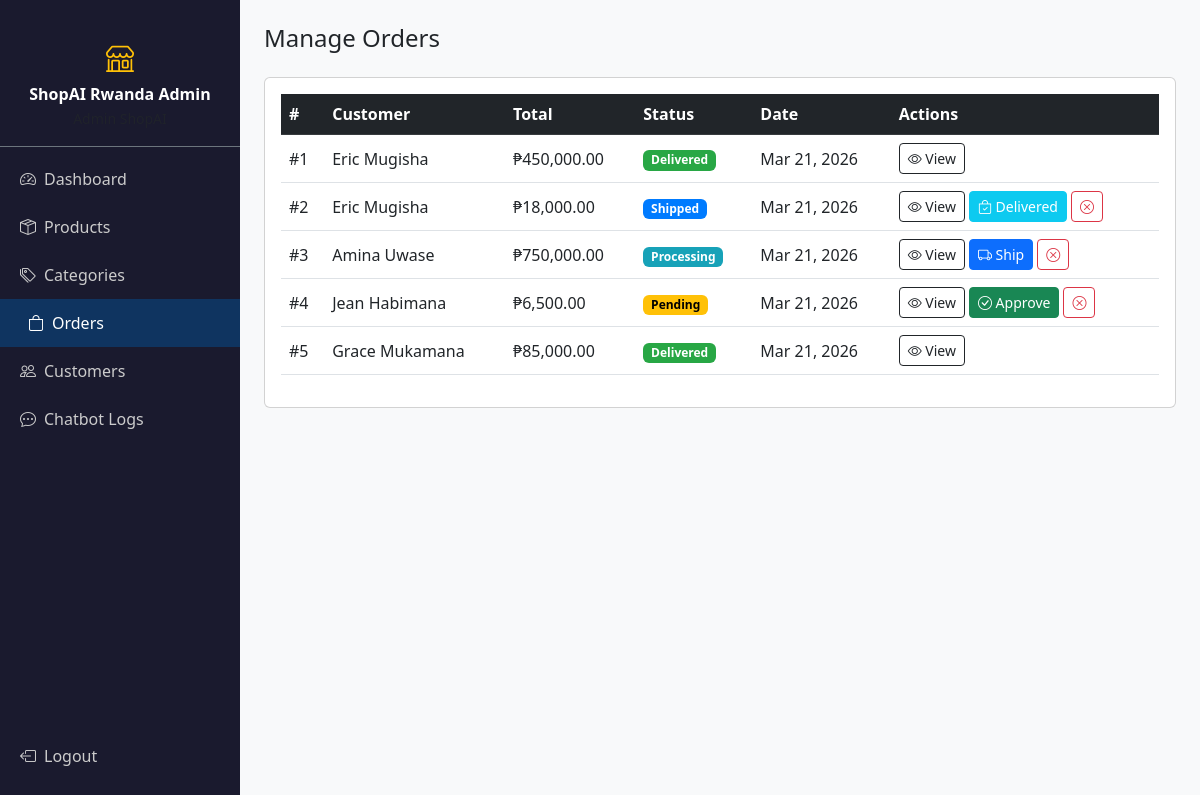
Page /ecommerce-chatbot/admin/orders.php (signed in) on the committed database.
### tables this page shows
CREATE TABLE orders (
    id INT AUTO_INCREMENT PRIMARY KEY,
    user_id INT NOT NULL,
    total_price DECIMAL(12,2) NOT NULL,
    status ENUM('pending','processing','shipped','delivered','cancelled') DEFAULT 'pending',
    address TEXT,
    payment_method VARCHAR(50) DEFAULT 'cod',
    created_at TIMESTAMP DEFAULT CURRENT_TIMESTAMP,
    FOREIGN KEY (user_id) REFERENCES users(id) ON DELETE CASCADE
);

CREATE TABLE users (
    id INT AUTO_INCREMENT PRIMARY KEY,
    name VARCHAR(100) NOT NULL,
    email VARCHAR(150) UNIQUE NOT NULL,
    password VARCHAR(255) NOT NULL,
    role ENUM('customer','admin') DEFAULT 'customer',
    phone VARCHAR(20),
    address TEXT,
    created_at TIMESTAMP DEFAULT CURRENT_TIMESTAMP
);

### ecommerce-chatbot/admin/orders.php (the view, shortened to what this page needs)
<?php require_once 'includes/admin_header.php'; ?>
<?php
$orders = $conn->query("SELECT o.*, u.name as customer FROM orders o JOIN users u ON o.user_id=u.id ORDER BY o.created_at DESC");
?>
<div class="admin-content">
    <h4 class="mb-4">Manage Orders</h4>
    <div class="card p-3">
        <table class="table table-hover align-middle">
            <thead class="table-dark">
                <tr><th>#</th><th>Customer</th><th>Total</th><th>Status</th><th>Date</th><th>Actions</th></tr>
            </thead>
            <tbody>
            <?php while ($o = $orders->fetch_assoc()): ?>
            <tr>
                <td>#<?= $o['id'] ?></td>
                <td><?= htmlspecialchars($o['customer']) ?></td>
                <td>₱<?= number_format($o['total_price'], 2) ?></td>
                <td><span class="badge status-<?= $o['status'] ?>"><?= ucfirst($o['status']) ?></span></td>
                <td><?= date('M d, Y', strtotime($o['created_at'])) ?></td>
                <td class="d-flex gap-1 flex-wrap">
                    <a href="?view=<?= $o['id'] ?>" class="btn btn-sm btn-outline-dark">
                        <i class="bi bi-eye"></i> View
                    </a>
                    <?php if ($o['status'] === 'pending'): ?>
                    <form method="POST" class="d-inline">
                        <button class="btn btn-sm btn-success" onclick="return confirm('Approve Order #<?= $o['id'] ?>?')">
                            <i class="bi bi-check-circle"></i> Approve
                        </button>
                    </form>
                    <?php endif; ?>
                    <?php if ($o['status'] === 'processing'): ?>
                    <form method="POST" class="d-inline">
                        <button class="btn btn-sm btn-primary" onclick="return confirm('Mark Order #<?= $o['id'] ?> as Shipped?')">
                            <i class="bi bi-truck"></i> Ship
                        </button>
                    </form>
                    <?php endif; ?>
                    <?php if ($o['status'] === 'shipped'): ?>
                    <form method="POST" class="d-inline">
                        <button class="btn btn-sm btn-info text-white" onclick="return confirm('Mark Order #<?= $o['id'] ?> as Delivered?')">
                            <i class="bi bi-bag-check"></i> Delivered
                        </button>
                    </form>
                    <?php endif; ?>
                    <?php if (!in_array($o['status'], ['delivered','cancelled'])): ?>
                    <form method="POST" class="d-inline">
                        <button class="btn btn-sm btn-outline-danger" onclick="return confirm('Cancel Order #<?= $o['id'] ?>?')">
                            <i class="bi bi-x-circle"></i>
                        </button>
                    </form>
                    <?php endif; ?>
                </td>
            </tr>
            <?php endwhile; ?>
            </tbody>
        </table>
    </div>
</div>
<?php require_once 'includes/admin_footer.php'; ?>

### ecommerce-chatbot/assets/css/style.css (style rules this page uses)
body { font-family: 'Segoe UI', sans-serif; background: #f8f9fa; }
.admin-content { margin-left: 240px; padding: 24px; }
.status-pending { background: #ffc107; color: #000; }
.status-processing { background: #17a2b8; color: #fff; }
.status-shipped { background: #007bff; color: #fff; }
.status-delivered { background: #28a745; color: #fff; }

### rows in the picture
orders: id "1", user.name "Eric Mugisha", total_price "450,000.00", status "Delivered", created_at "Mar 21, 2026"
orders: id "2", user.name "Eric Mugisha", total_price "18,000.00", status "Shipped", created_at "Mar 21, 2026"
orders: id "3", user.name "Amina Uwase", total_price "750,000.00", status "Processing", created_at "Mar 21, 2026"
orders: id "4", user.name "Jean Habimana", total_price "6,500.00", status "Pending", created_at "Mar 21, 2026"
orders: id "5", user.name "Grace Mukamana", total_price "85,000.00", status "Delivered", created_at "Mar 21, 2026"

### other values in the picture
SITE_NAME "ShopAI Rwanda"
$label "Dashboard"
$label "Products"
$label "Categories"
$label "Orders"
$label "Customers"
$label "Chatbot Logs"
